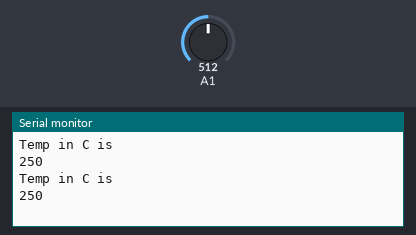
The sketch below on a simulated Arduino Uno, built with avr-gcc and run on an emulated ATmega328P. Shown: the last lines printed to the serial monitor. The test bench sets the inputs (shaded band); at power-on: A1 = 512.

Above: at 3.4 s.
3.5 s: A1 set to 716
At 6.8 s:
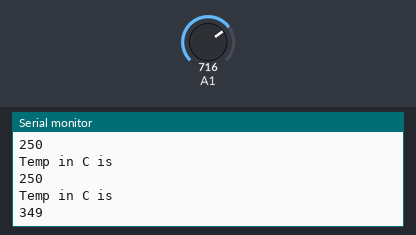
10.7 s: A1 set to 900
At 11.1 s:
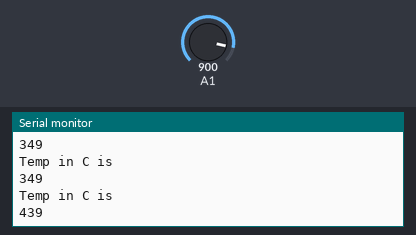
Timing chart, 0 to 13.7 s (numbered marks = the images above; inputs shaded):
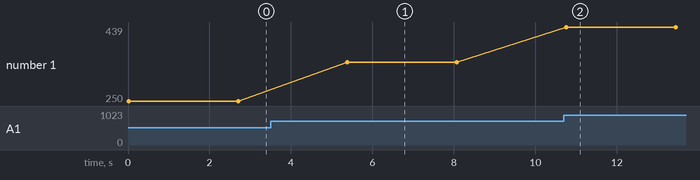

Measured:
- after the input at 3.5 s, the serial monitor: prints a new line after 1.9 s (image 1)
- after the input at 10.7 s, the serial monitor: prints a new line after 0.06 s (image 2)
- plotted number 1: 250 → 349 after the input at 3.5 s, 349 → 439 after the input at 10.7 s

The sketch:

Temp_C_.ino
```cpp
void setup() {
  // put your setup code here, to run once:
  Serial.begin(9600);
}

void loop() {
  // put your main code here, to run repeatedly:
  int value;
  value = analogRead(A1);
  int tempC;
  tempC = value/2.046;

  Serial.println("Temp in C is ");
  Serial.println(tempC);
  delay(2686);

}
```
